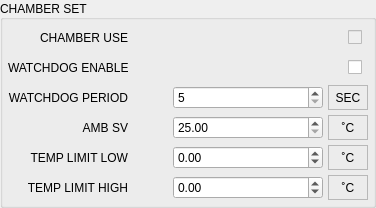
          <widget class="QGroupBox" name="gbSlotConfig_4">
           <property name="sizePolicy">
            <sizepolicy hsizetype="Preferred" vsizetype="Fixed">
             <horstretch>0</horstretch>
             <verstretch>0</verstretch>
            </sizepolicy>
           </property>
           <property name="minimumSize">
            <size>
             <width>230</width>
             <height>0</height>
            </size>
           </property>
           <property name="title">
            <string>CHAMBER SET</string>
           </property>
           <property name="alignment">
            <set>Qt::AlignLeading|Qt::AlignLeft|Qt::AlignVCenter</set>
           </property>
           <property name="flat">
            <bool>false</bool>
           </property>
           <layout class="QVBoxLayout" name="verticalLayout_6">
            <property name="spacing">
             <number>5</number>
            </property>
            <property name="leftMargin">
             <number>5</number>
            </property>
            <property name="topMargin">
             <number>5</number>
            </property>
            <property name="rightMargin">
             <number>5</number>
            </property>
            <property name="bottomMargin">
             <number>5</number>
            </property>
            <item>
             <layout class="QHBoxLayout" name="horizontalLayout_38">
              <item>
               <widget class="QLabel" name="lblChamberUse">
                <property name="minimumSize">
                 <size>
                  <width>120</width>
                  <height>25</height>
                 </size>
                </property>
                <property name="text">
                 <string>CHAMBER USE</string>
                </property>
                <property name="alignment">
                 <set>Qt::AlignRight|Qt::AlignTrailing|Qt::AlignVCenter</set>
                </property>
               </widget>
              </item>
              <item>
               <spacer name="horizontalSpacer_19">
                <property name="orientation">
                 <enum>Qt::Horizontal</enum>
                </property>
                <property name="sizeHint" stdset="0">
                 <size>
                  <width>40</width>
                  <height>20</height>
                 </size>
                </property>
               </spacer>
              </item>
              <item>
               <widget class="QCheckBox" name="chkChamberUse">
                <property name="enabled">
                 <bool>false</bool>
                </property>
                <property name="minimumSize">
                 <size>
                  <width>20</width>
                  <height>25</height>
                 </size>
                </property>
                <property name="layoutDirection">
                 <enum>Qt::LeftToRight</enum>
                </property>
                <property name="text">
                 <string/>
                </property>
               </widget>
              </item>
             </layout>
            </item>
            <item>
             <layout class="QHBoxLayout" name="horizontalLayout_6">
              <item>
               <widget class="QLabel" name="lblWatchDogEnable">
                <property name="minimumSize">
                 <size>
                  <width>120</width>
                  <height>25</height>
                 </size>
                </property>
                <property name="text">
                 <string>WATCHDOG ENABLE</string>
                </property>
               </widget>
              </item>
              <item>
               <spacer name="horizontalSpacer_4">
                <property name="orientation">
                 <enum>Qt::Horizontal</enum>
                </property>
                <property name="sizeHint" stdset="0">
                 <size>
                  <width>40</width>
                  <height>20</height>
                 </size>
                </property>
               </spacer>
              </item>
              <item>
               <widget class="QCheckBox" name="cbWatchDogEnable">
                <property name="minimumSize">
                 <size>
                  <width>20</width>
                  <height>25</height>
                 </size>
                </property>
                <property name="layoutDirection">
                 <enum>Qt::LeftToRight</enum>
                </property>
                <property name="text">
                 <string/>
                </property>
               </widget>
              </item>
             </layout>
            </item>
            <item>
             <layout class="QHBoxLayout" name="horizontalLayout_32">
              <property name="spacing">
               <number>5</number>
              </property>
              <item>
               <widget class="QLabel" name="lblWatchDogPeriod">
                <property name="sizePolicy">
                 <sizepolicy hsizetype="Preferred" vsizetype="Fixed">
                  <horstretch>0</horstretch>
                  <verstretch>0</verstretch>
                 </sizepolicy>
                </property>
                <property name="minimumSize">
                 <size>
                  <width>120</width>
                  <height>25</height>
                 </size>
                </property>
                <property name="maximumSize">
                 <size>
                  <width>1444</width>
                  <height>16777215</height>
                 </size>
                </property>
                <property name="text">
                 <string>WATCHDOG PERIOD</string>
                </property>
                <property name="alignment">
                 <set>Qt::AlignRight|Qt::AlignTrailing|Qt::AlignVCenter</set>
                </property>
               </widget>
              </item>
              <item>
               <spacer name="horizontalSpacer_21">
                <property name="orientation">
                 <enum>Qt::Horizontal</enum>
                </property>
                <property name="sizeHint" stdset="0">
                 <size>
                  <width>40</width>
                  <height>20</height>
                 </size>
                </property>
               </spacer>
              </item>
              <item>
               <widget class="QSpinBox" name="spinWatchDogPeriod">
                <property name="minimumSize">
                 <size>
                  <width>150</width>
                  <height>0</height>
                 </size>
                </property>
                <property name="minimum">
                 <number>5</number>
                </property>
                <property name="maximum">
                 <number>60</number>
                </property>
               </widget>
              </item>
              <item>
               <widget class="QLabel" name="lblPlcPort_3">
                <property name="sizePolicy">
                 <sizepolicy hsizetype="Preferred" vsizetype="Fixed">
                  <horstretch>0</horstretch>
                  <verstretch>0</verstretch>
                 </sizepolicy>
                </property>
                <property name="minimumSize">
                 <size>
                  <width>40</width>
                  <height>25</height>
                 </size>
                </property>
                <property name="maximumSize">
                 <size>
                  <width>40</width>
                  <height>16777215</height>
                 </size>
                </property>
                <property name="frameShape">
                 <enum>QFrame::StyledPanel</enum>
                </property>
                <property name="frameShadow">
                 <enum>QFrame::Sunken</enum>
                </property>
                <property name="text">
                 <string>SEC</string>
                </property>
                <property name="alignment">
                 <set>Qt::AlignCenter</set>
                </property>
               </widget>
              </item>
             </layout>
            </item>
            <item>
             <layout class="QHBoxLayout" name="horizontalLayout_36">
              <property name="spacing">
               <number>5</number>
              </property>
              <item>
               <widget class="QLabel" name="lblAMBSV">
                <property name="sizePolicy">
                 <sizepolicy hsizetype="Preferred" vsizetype="Fixed">
                  <horstretch>0</horstretch>
                  <verstretch>0</verstretch>
                 </sizepolicy>
                </property>
                <property name="minimumSize">
                 <size>
                  <width>120</width>
                  <height>25</height>
                 </size>
                </property>
                <property name="maximumSize">
                 <size>
                  <width>1444</width>
                  <height>16777215</height>
                 </size>
                </property>
                <property name="text">
                 <string>AMB SV</string>
                </property>
                <property name="alignment">
                 <set>Qt::AlignRight|Qt::AlignTrailing|Qt::AlignVCenter</set>
                </property>
               </widget>
              </item>
              <item>
               <spacer name="horizontalSpacer_22">
                <property name="orientation">
                 <enum>Qt::Horizontal</enum>
                </property>
                <property name="sizeHint" stdset="0">
                 <size>
                  <width>40</width>
                  <height>20</height>
                 </size>
                </property>
               </spacer>
              </item>
              <item>
               <widget class="QDoubleSpinBox" name="spinAMBSV">
                <property name="minimumSize">
                 <size>
                  <width>150</width>
                  <height>0</height>
                 </size>
                </property>
                <property name="minimum">
                 <double>25.000000000000000</double>
                </property>
                <property name="maximum">
                 <double>65.000000000000000</double>
                </property>
               </widget>
              </item>
              <item>
               <widget class="QLabel" name="lblTempUnit1_3">
                <property name="sizePolicy">
                 <sizepolicy hsizetype="Preferred" vsizetype="Fixed">
                  <horstretch>0</horstretch>
                  <verstretch>0</verstretch>
                 </sizepolicy>
                </property>
                <property name="minimumSize">
                 <size>
                  <width>40</width>
                  <height>25</height>
                 </size>
                </property>
                <property name="maximumSize">
                 <size>
                  <width>40</width>
                  <height>16777215</height>
                 </size>
                </property>
                <property name="frameShape">
                 <enum>QFrame::StyledPanel</enum>
                </property>
                <property name="frameShadow">
                 <enum>QFrame::Sunken</enum>
                </property>
                <property name="text">
                 <string>˚C</string>
                </property>
                <property name="alignment">
                 <set>Qt::AlignCenter</set>
                </property>
               </widget>
              </item>
             </layout>
            </item>
            <item>
             <layout class="QHBoxLayout" name="horizontalLayout_33">
              <property name="spacing">
               <number>5</number>
              </property>
              <item>
               <widget class="QLabel" name="lblTimeLimitLow">
                <property name="sizePolicy">
                 <sizepolicy hsizetype="Preferred" vsizetype="Fixed">
                  <horstretch>0</horstretch>
                  <verstretch>0</verstretch>
                 </sizepolicy>
                </property>
                <property name="minimumSize">
                 <size>
                  <width>120</width>
                  <height>25</height>
                 </size>
                </property>
                <property name="maximumSize">
                 <size>
                  <width>1444</width>
                  <height>16777215</height>
                 </size>
                </property>
                <property name="text">
                 <string>TEMP LIMIT LOW</string>
                </property>
                <property name="alignment">
                 <set>Qt::AlignRight|Qt::AlignTrailing|Qt::AlignVCenter</set>
                </property>
               </widget>
              </item>
              <item>
               <spacer name="horizontalSpacer_23">
                <property name="orientation">
                 <enum>Qt::Horizontal</enum>
                </property>
                <property name="sizeHint" stdset="0">
                 <size>
                  <width>40</width>
                  <height>20</height>
                 </size>
                </property>
               </spacer>
              </item>
              <item>
               <widget class="QDoubleSpinBox" name="spinTempLimitLow">
                <property name="minimumSize">
                 <size>
                  <width>150</width>
                  <height>0</height>
                 </size>
                </property>
                <property name="minimum">
                 <double>-40.000000000000000</double>
                </property>
                <property name="maximum">
                 <double>150.000000000000000</double>
                </property>
               </widget>
              </item>
              <item>
               <widget class="QLabel" name="lblTempUnit0">
                <property name="sizePolicy">
                 <sizepolicy hsizetype="Preferred" vsizetype="Fixed">
                  <horstretch>0</horstretch>
                  <verstretch>0</verstretch>
                 </sizepolicy>
                </property>
                <property name="minimumSize">
                 <size>
                  <width>40</width>
                  <height>25</height>
                 </size>
                </property>
                <property name="maximumSize">
                 <size>
                  <width>40</width>
                  <height>16777215</height>
                 </size>
                </property>
                <property name="frameShape">
                 <enum>QFrame::StyledPanel</enum>
                </property>
                <property name="frameShadow">
                 <enum>QFrame::Sunken</enum>
                </property>
                <property name="text">
                 <string>˚C</string>
                </property>
                <property name="alignment">
                 <set>Qt::AlignCenter</set>
                </property>
               </widget>
              </item>
             </layout>
            </item>
            <item>
             <layout class="QHBoxLayout" name="horizontalLayout_34">
              <property name="spacing">
               <number>5</number>
              </property>
              <item>
               <widget class="QLabel" name="lblTimeLimitHigh">
                <property name="sizePolicy">
                 <sizepolicy hsizetype="Preferred" vsizetype="Fixed">
                  <horstretch>0</horstretch>
                  <verstretch>0</verstretch>
                 </sizepolicy>
                </property>
                <property name="minimumSize">
                 <size>
                  <width>120</width>
                  <height>25</height>
                 </size>
                </property>
                <property name="maximumSize">
                 <size>
                  <width>1444</width>
                  <height>16777215</height>
                 </size>
                </property>
                <property name="text">
                 <string>TEMP LIMIT HIGH</string>
                </property>
                <property name="alignment">
                 <set>Qt::AlignRight|Qt::AlignTrailing|Qt::AlignVCenter</set>
                </property>
               </widget>
              </item>
              <item>
               <spacer name="horizontalSpacer_24">
                <property name="orientation">
                 <enum>Qt::Horizontal</enum>
                </property>
                <property name="sizeHint" stdset="0">
                 <size>
                  <width>40</width>
                  <height>20</height>
                 </size>
                </property>
               </spacer>
              </item>
              <item>
               <widget class="QDoubleSpinBox" name="spinTempLimitHigh">
                <property name="minimumSize">
                 <size>
                  <width>150</width>
                  <height>0</height>
                 </size>
                </property>
                <property name="minimum">
                 <double>-40.000000000000000</double>
                </property>
                <property name="maximum">
                 <double>150.000000000000000</double>
                </property>
               </widget>
              </item>
              <item>
               <widget class="QLabel" name="lblTempUnit1">
                <property name="sizePolicy">
                 <sizepolicy hsizetype="Preferred" vsizetype="Fixed">
                  <horstretch>0</horstretch>
                  <verstretch>0</verstretch>
                 </sizepolicy>
                </property>
                <property name="minimumSize">
                 <size>
                  <width>40</width>
                  <height>25</height>
                 </size>
                </property>
                <property name="maximumSize">
                 <size>
                  <width>40</width>
                  <height>16777215</height>
                 </size>
                </property>
                <property name="frameShape">
                 <enum>QFrame::StyledPanel</enum>
                </property>
                <property name="frameShadow">
                 <enum>QFrame::Sunken</enum>
                </property>
                <property name="text">
                 <string>˚C</string>
                </property>
                <property name="alignment">
                 <set>Qt::AlignCenter</set>
                </property>
               </widget>
              </item>
             </layout>
            </item>
           </layout>
          </widget>
